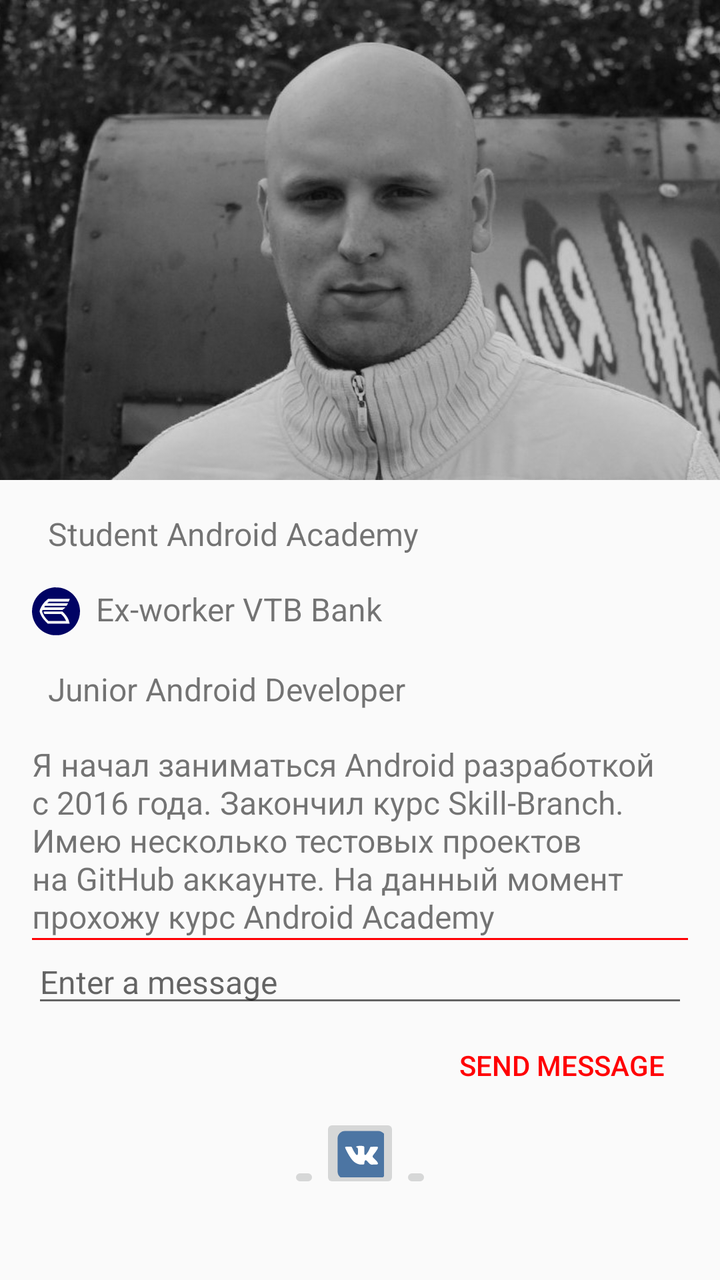
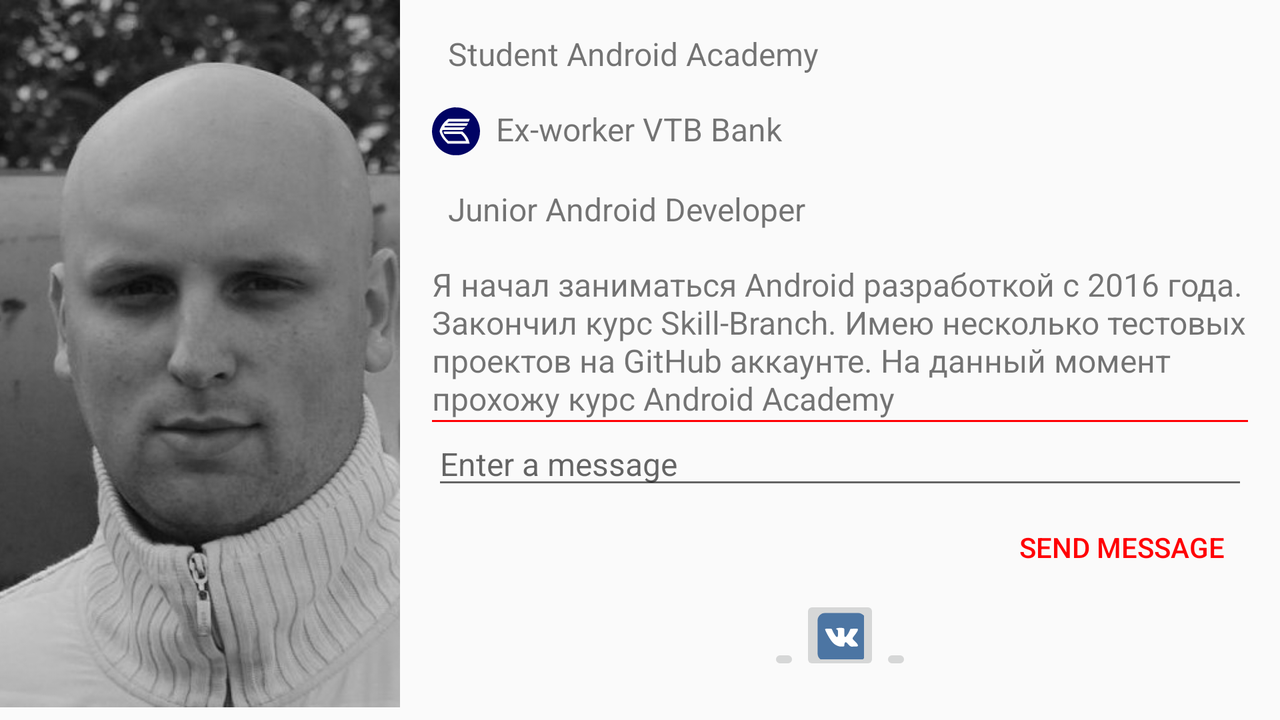

One screen, two layout resources from the same app: the default and the repository's alternative for another configuration. Each is rendered where Android would select it; the XML of both is given below.
<!-- AndroidManifest.xml: application theme AppTheme -->
<!-- res/layout/activity_about.xml -->
<?xml version="1.0" encoding="utf-8"?>
<ScrollView xmlns:android="http://schemas.android.com/apk/res/android"
    xmlns:tools="http://schemas.android.com/tool"
    android:layout_width="match_parent"
    android:layout_height="match_parent">

    <LinearLayout
        android:id="@+id/linear_layout"
        android:layout_width="match_parent"
        android:layout_height="wrap_content"
        android:orientation="vertical"
        tools:context=".CardActivity">

        <ImageView
            android:id="@+id/iv_photo"
            android:layout_width="match_parent"
            android:layout_height="240dp"
            android:contentDescription="@string/descript_photo"
            android:scaleType="centerCrop"
            android:src="@drawable/photo" />

        <include layout="@layout/linear" />
    </LinearLayout>
</ScrollView>
<!-- res/layout/linear.xml (included above) -->
<LinearLayout xmlns:android="http://schemas.android.com/apk/res/android"
    xmlns:tools2="http://schemas.android.com/tools"
    android:layout_width="match_parent"
    android:layout_height="match_parent"
    android:layout_margin="8dp"
    android:orientation="vertical"
    android:padding="8dp">

    <LinearLayout
        android:layout_width="match_parent"
        android:layout_height="wrap_content"
        android:layout_marginBottom="16dp"
        android:orientation="horizontal"
        tools2:ignore="UseCompoundDrawables">

        <ImageView
            android:id="@+id/iv_status"
            android:layout_width="wrap_content"
            android:layout_height="wrap_content"
            android:contentDescription="@string/descr_logo"
            android:src="@drawable/ic_android_black_24dp" />

        <TextView
            android:id="@+id/tv_status"
            style="@style/tv_settings"
            android:text="@string/student_android_academy" />
    </LinearLayout>

    <LinearLayout
        android:layout_width="match_parent"
        android:layout_height="wrap_content"
        android:layout_marginBottom="16dp"
        android:orientation="horizontal"
        tools2:ignore="UseCompoundDrawables">

        <ImageView
            android:id="@+id/iv_workplace"
            android:layout_width="wrap_content"
            android:layout_height="wrap_content"
            android:contentDescription="@string/descr_logo"
            android:src="@drawable/vtb" />

        <TextView
            android:id="@+id/tv_workplace"
            style="@style/tv_settings"
            android:text="@string/ex_worker_vtb_bank" />
    </LinearLayout>

    <LinearLayout
        android:layout_width="match_parent"
        android:layout_height="wrap_content"
        android:layout_marginBottom="16dp"
        android:orientation="horizontal"
        tools2:ignore="UseCompoundDrawables">

        <ImageView
            android:id="@+id/iv_dev_status"
            android:layout_width="wrap_content"
            android:layout_height="wrap_content"
            android:contentDescription="@string/descr_logo"
            android:src="@drawable/ic_android_black_24dp" />

        <TextView
            android:id="@+id/tv_dev_status"
            style="@style/tv_settings"
            android:text="@string/junior_android_developer" />
    </LinearLayout>


    <TextView
        android:id="@+id/tv_description"
        android:layout_width="match_parent"
        android:layout_height="wrap_content"
        android:text="@string/text_description"
        android:textSize="16sp" />

    <View
        android:layout_width="match_parent"
        android:layout_height="1dp"
        android:background="@color/red" />

    <EditText
        android:id="@+id/et_message"
        android:layout_width="match_parent"
        android:layout_height="wrap_content"
        android:autofillHints="Enter a message"
        android:hint="@string/enter_a_message"
        android:inputType="text"
        android:textSize="16sp"
        tools2:ignore="UnusedAttribute" />

    <Button
        android:id="@+id/btn_send_comment"
        style="@style/Widget.AppCompat.Button.Borderless"
        android:layout_width="wrap_content"
        android:layout_height="wrap_content"
        android:layout_gravity="bottom|end"
        android:text="@string/btn_send"
        android:textColor="@color/red" />

    <LinearLayout
        android:layout_width="match_parent"
        android:layout_height="match_parent"
        android:layout_gravity="bottom"
        android:gravity="center_horizontal|bottom"
        android:orientation="horizontal">

        <ImageButton
            android:id="@+id/ib_telegram"
            style="@style/iv_button"
            android:src="@drawable/ic_telegram_28dp" />

        <ImageButton
            android:id="@+id/ib_vk"
            style="@style/iv_button"
            android:src="@drawable/vk" />

        <ImageButton
            android:id="@+id/ib_github"
            style="@style/iv_button"
            android:src="@drawable/github" />
    </LinearLayout>

</LinearLayout>
<!-- resources referenced by this layout -->
<resources>
  <color name="red">#ff0004</color>
  <!-- drawable vtb (drawable) -->
  <?xml version="1.0" encoding="utf-8"?>
  <vector xmlns:android="http://schemas.android.com/apk/res/android"
      android:width="24dp"
      android:height="24dp"
      android:viewportWidth="225.000000"
      android:viewportHeight="225.000000">
  
      <group
          android:translateY="225.000000"
          android:scaleX="0.100000"
          android:scaleY="-0.100000">
          <path
              android:fillColor="#000364"
              android:strokeWidth="1"
              android:pathData="M1000 2244 c-14 -2 -52 -9 -85 -15 -331 -57 -639 -289 -795 -599 -307 -613 5 -1363 655 -1573 133 -43 192 -52 350 -52 158 0 217 9 350 52 224 72 430 223 564 413 470 666 114 1581 -684 1756 -68 15 -304 27 -355 18z m764 -556 c-4 -13 -15 -42 -25 -65 l-18 -43 -463 0 -463 -1 -40 -34 -40 -35 488 0 c268 0 487 -3 487 -6 0 -4 -16 -33 -36 -65 l-35 -59 -508 0 -508 0 -11 -25 c-7 -14 -12 -30 -12 -35 0 -6 187 -10 493 -10 l492 -1 -65 -59 -65 -59 -471 -1 -471 0 -11 -36 c-9 -32 -8 -45 13 -96 52 -128 127 -241 227 -340 l47 -48 416 0 415 0 -31 63 c-45 89 -84 144 -148 209 l-55 58 -391 0 -391 0 -22 45 c-39 81 -75 75 422 75 l443 0 75 -78 c138 -144 227 -305 254 -454 l6 -38 -513 0 -514 0 -110 113 c-119 121 -180 212 -236 353 -39 97 -39 129 -4 219 62 157 166 303 293 410 l77 65 508 0 508 0 -7 -22z" />
      </group>
  </vector>
  <string name="btn_send">Send Message</string>
  <string name="descr_logo">logo</string>
  <string name="descript_photo">Photo</string>
  <string name="enter_a_message">Enter a message</string>
  <string name="ex_worker_vtb_bank">Ex-worker VTB Bank</string>
  <string name="junior_android_developer">Junior Android Developer</string>
  <string name="student_android_academy">Student Android Academy</string>
  <string name="text_description">Я начал заниматься Android разработкой с 2016 года. Закончил курс Skill-Branch. Имею несколько тестовых проектов на GitHub аккаунте. На данный момент прохожу курс Android Academy</string>
  <style name="iv_button">
          <item name="android:layout_width">wrap_content</item>
          <item name="android:layout_height">wrap_content</item>
          <item name="android:contentDescription">@string/descr_logo</item>
          <item name="android:padding">8dp</item>
      </style>
  <style name="tv_settings">
          <item name="android:layout_width">match_parent</item>
          <item name="android:layout_height">wrap_content</item>
          <item name="android:layout_marginStart">8dp</item>
          <item name="android:textSize">16sp</item>
      </style>
  <style name="AppTheme" parent="Theme.AppCompat.Light.DarkActionBar">
          
          <item name="colorPrimary">@color/background</item>
          <item name="colorPrimaryDark">@color/backgroundSecond</item>
          <item name="colorAccent">@color/colorAccent</item>
      </style>
  <color name="background">#007773</color>
  <color name="backgroundSecond">#01524F</color>
  <color name="colorAccent">#FF4081</color>
  <!-- some entries are left out for length -->
</resources>
<!-- res/layout-land/activity_about.xml (the repository's variant of the layout above) -->
<!-- drawn on the phone turned sideways -->
<?xml version="1.0" encoding="utf-8"?>
<ScrollView android:layout_width="match_parent"
    android:layout_height="match_parent"
    xmlns:android="http://schemas.android.com/apk/res/android"
    xmlns:tools="http://schemas.android.com/tool">
    <LinearLayout
        android:id="@+id/linear_layout"
        android:layout_width="match_parent"
        android:layout_height="wrap_content"
        android:orientation="horizontal"
        tools:context=".CardActivity">

        <ImageView
            android:id="@+id/iv_photo"
            android:layout_width="200dp"
            android:layout_height="match_parent"
            android:adjustViewBounds="true"
            android:contentDescription="@string/descript_photo"
            android:saveEnabled="false"
            android:scaleType="centerCrop"
            android:src="@drawable/photo" />
        <include layout="@layout/linear" />
    </LinearLayout>
</ScrollView>
